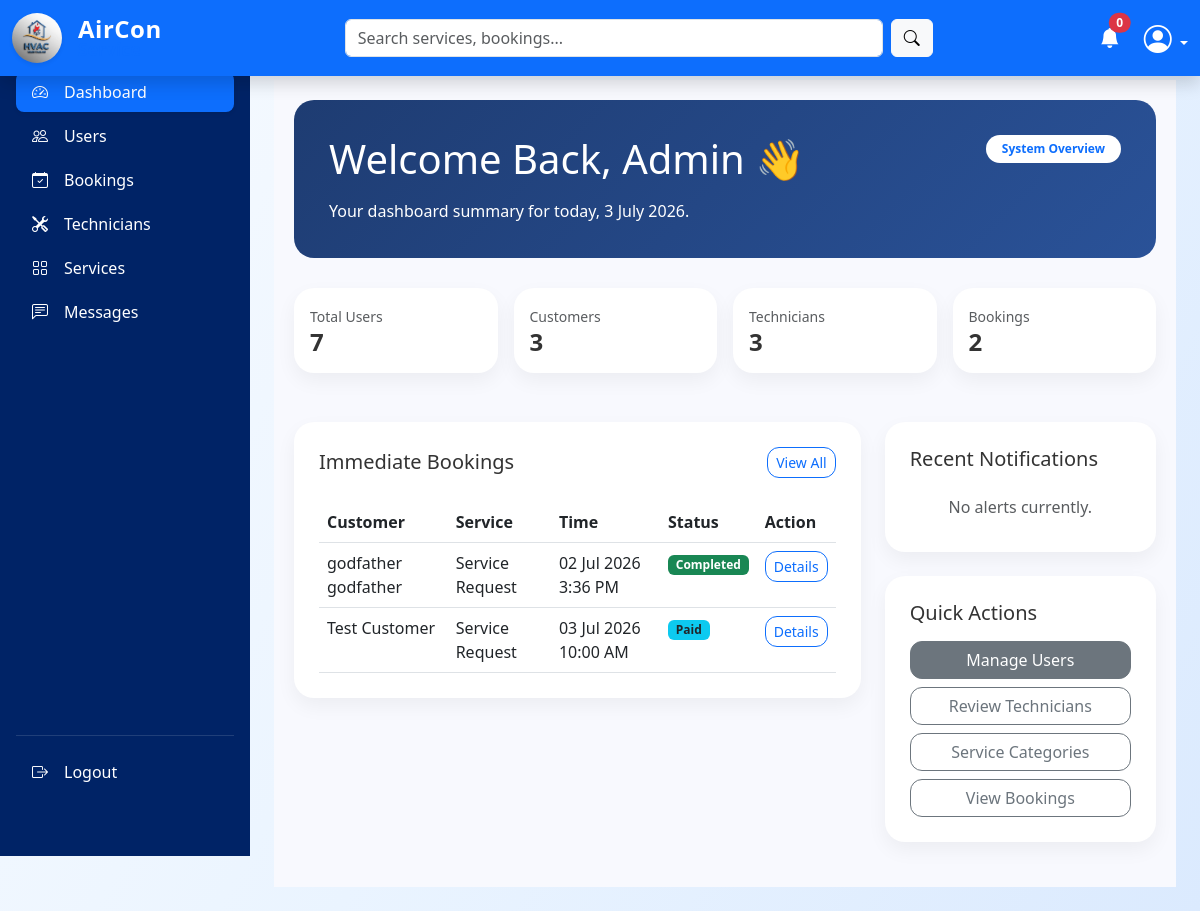
Page /admin/dashboard.php (signed in) on the committed database.
### tables this page shows
CREATE TABLE `bookings` (
  `id` int(10) UNSIGNED NOT NULL,
  `customer_id` int(10) UNSIGNED NOT NULL,
  `technician_id` int(10) UNSIGNED DEFAULT NULL,
  `air_conditioner_id` int(10) UNSIGNED NOT NULL,
  `preferred_date` date DEFAULT NULL,
  `preferred_time` time DEFAULT NULL,
  `problem_description` text DEFAULT NULL,
  `image` varchar(255) DEFAULT NULL,
  `emergency` tinyint(1) DEFAULT 0,
  `status` enum('pending_payment','paid','pending_technician','approved','rejected','in_progress','completed','cancelled') DEFAULT 'pending_payment',
  `rejection_reason` text DEFAULT NULL,
  `created_at` timestamp NOT NULL DEFAULT current_timestamp(),
  `updated_at` timestamp NOT NULL DEFAULT current_timestamp() ON UPDATE current_timestamp()
);

CREATE TABLE `users` (
  `id` int(10) UNSIGNED NOT NULL,
  `full_name` varchar(100) NOT NULL,
  `email` varchar(100) NOT NULL,
  `phone` varchar(20) NOT NULL,
  `password` varchar(255) NOT NULL,
  `role` enum('admin','customer','technician') NOT NULL,
  `status` enum('active','inactive','pending','blocked') DEFAULT 'pending',
  `created_at` timestamp NOT NULL DEFAULT current_timestamp(),
  `updated_at` timestamp NOT NULL DEFAULT current_timestamp() ON UPDATE current_timestamp()
);

### admin/dashboard.php (called while the page is built, shortened)
<?php
include "../shared/layout.php";

### includes/helpers.php (called while the page is built, shortened)
<?php
function e(?string $value): string
{
    return htmlspecialchars((string) $value, ENT_QUOTES, 'UTF-8');
}
function formatDate(?string $date): string
{
    return date('d M Y', strtotime($date));
}
function formatTime(?string $time): string
{
    return date('g:i A', strtotime($time));
}
function statusBadge(string $status): string
{
    $map = [
        'pending'   => 'bg-warning text-dark',
        'pending_payment' => 'bg-warning text-dark',
        'paid'      => 'bg-info text-dark',
        'in_progress' => 'bg-info text-dark',
        'approved'  => 'bg-primary',
        'rejected'  => 'bg-danger',
        'completed' => 'bg-success',
        'cancelled' => 'bg-secondary',
        'new' => 'bg-warning text-dark',
        'resolved' => 'bg-success',
        'closed' => 'bg-secondary',
        'active'    => 'bg-success',
        'inactive'  => 'bg-secondary',
        'blocked'   => 'bg-danger',
        'uploaded'  => 'bg-info',
        'reviewed'  => 'bg-success',
    ];
    return $map[$status] ?? 'bg-secondary';
}

### admin/content/home.php (the view, shortened to what this page needs)
<?php
$stats = [
    'users'       => 0,
    'customers'   => 0,
    'technicians' => 0,
    'bookings'    => 0,
];
$queries = [
    'users'       => "SELECT COUNT(*) AS c FROM users",
    'customers'   => "SELECT COUNT(*) AS c FROM customers",
    'technicians' => "SELECT COUNT(*) AS c FROM technicians",
    'bookings'    => "SELECT COUNT(*) AS c FROM bookings",
];
foreach ($queries as $key => $sql) {
    $result = $conn->query($sql);
    if ($result) {
        $stats[$key] = (int) $result->fetch_assoc()['c'];
    }
}
$recentBookings = [];
$recentNotifications = [];
$bookingStmt = $conn->query(
    "SELECT b.id, b.preferred_date, b.preferred_time, b.status, u.full_name AS customer_name
     FROM bookings b
     LEFT JOIN customers c ON c.id = b.customer_id
     LEFT JOIN users u ON u.id = c.user_id
     ORDER BY b.created_at DESC
     LIMIT 5"
);
if ($bookingStmt) {
    $recentBookings = $bookingStmt->fetch_all(MYSQLI_ASSOC);
}
$notificationStmt = $conn->query(
    "SELECT b.id, b.status, u.full_name AS customer_name, b.created_at
     FROM bookings b
     LEFT JOIN customers c ON c.id = b.customer_id
     LEFT JOIN users u ON u.id = c.user_id
     WHERE b.status IN ('pending_payment','pending_technician','rejected')
     ORDER BY b.created_at DESC
     LIMIT 3"
);
if ($notificationStmt) {
    $recentNotifications = $notificationStmt->fetch_all(MYSQLI_ASSOC);
}
?>
<div class="dashboard-container">
    <div class="welcome-card">
        <div class="d-flex flex-column flex-md-row justify-content-between align-items-start gap-3">
            <div>
                <h1 class="mb-3">Welcome Back, Admin 👋</h1>
                <p class="mb-0">Your dashboard summary for today, <?= date('j F Y') ?>.</p>
            </div>
            <div class="text-md-end">
                <span class="badge bg-white text-primary py-2 px-3 rounded-pill">System Overview</span>
            </div>
        </div>
    </div>
    <div class="row g-3 mb-4">
        <div class="col-sm-6 col-xl-3">
            <div class="card-modern p-3">
                <small class="text-muted">Total Users</small>
                <h4 class="mb-0 fw-bold"><?= $stats['users'] ?></h4>
            </div>
        </div>
        <div class="col-sm-6 col-xl-3">
            <div class="card-modern p-3">
                <small class="text-muted">Customers</small>
                <h4 class="mb-0 fw-bold"><?= $stats['customers'] ?></h4>
            </div>
        </div>
        <div class="col-sm-6 col-xl-3">
            <div class="card-modern p-3">
                <small class="text-muted">Technicians</small>
                <h4 class="mb-0 fw-bold"><?= $stats['technicians'] ?></h4>
            </div>
        </div>
        <div class="col-sm-6 col-xl-3">
            <div class="card-modern p-3">
                <small class="text-muted">Bookings</small>
                <h4 class="mb-0 fw-bold"><?= $stats['bookings'] ?></h4>
            </div>
        </div>
    </div>
    <div class="row g-4">
        <div class="col-lg-8">
            <div class="card-modern">
                <div class="d-flex justify-content-between align-items-center mb-4">
                    <h5 class="mb-0">Immediate Bookings</h5>
                    <a href="dashboard.php?page=bookings" class="btn btn-sm btn-outline-primary">View All</a>
                </div>
                <div class="scrollable-table">
                    <table class="table table-hover mb-0">
                        <thead>
                            <tr>
                                <th>Customer</th>
                                <th>Service</th>
                                <th>Time</th>
                                <th>Status</th>
                                <th>Action</th>
                            </tr>
                        </thead>
                        <tbody>
                            <?php if (empty($recentBookings)): ?>
                            <tr>
                                <td colspan="5" class="text-center text-muted py-4">No recent booking activity
                                    available.</td>
                            </tr>
                            <?php else: ?>
                            <?php foreach ($recentBookings as $booking): ?>
                            <tr>
                                <td><?= e($booking['customer_name'] ?? 'Customer') ?></td>
                                <td>Service Request</td>
                                <td><?= formatDate($booking['preferred_date']) ?>
                                    <?= formatTime($booking['preferred_time']) ?></td>
                                <td><span
                                        class="badge <?= statusBadge($booking['status']) ?>"><?= e(ucwords(str_replace('_', ' ', $booking['status']))) ?></span>
                                </td>
                                <td><a href="dashboard.php?page=bookings"
                                        class="btn btn-sm btn-outline-primary">Details</a></td>
                            </tr>
                            <?php endforeach; ?>
                            <?php endif; ?>
                        </tbody>
                    </table>
                </div>
            </div>
        </div>
        <div class="col-lg-4">
            <div class="card-modern mb-4">
                <h5 class="mb-3">Recent Notifications</h5>
                <div class="list-group list-group-flush">
                    <?php if (empty($recentNotifications)): ?>
                    <div class="list-group-item text-center text-muted">No alerts currently.</div>
                    <?php endif; ?>
                </div>
            </div>
            <div class="card-modern">
                <h5 class="mb-3">Quick Actions</h5>
                <a href="dashboard.php?page=users" class="btn btn-secondary w-100 mb-2">Manage Users</a>
                <a href="dashboard.php?page=technicians" class="btn btn-outline-secondary w-100 mb-2">Review
                    Technicians</a>
                <a href="dashboard.php?page=services" class="btn btn-outline-secondary w-100 mb-2">Service
                    Categories</a>
                <a href="dashboard.php?page=bookings" class="btn btn-outline-secondary w-100">View Bookings</a>
            </div>
        </div>
    </div>
</div>

### assets/CSS/style.css (style rules this page uses)
:root { --primary-color: #0d6efd; --dark-blue: #002366; --accent-yellow: #ffc107; --text-muted: #6c757d; }
body { font-family: 'Segoe UI', Tahoma, Geneva, Verdana, sans-serif; color: #333; }
.btn { transition: .3s ease; }
body { margin:0; font-family:'Segoe UI',sans-serif; background: linear-gradient( 120deg, #f8fbff, #eaf4ff, #dbeafe ); }

### assets/CSS/dashboard.css (style rules this page uses)
:root { --sidebar-width: 250px; --topnav-height: 56px; --sidebar-bg: #002366; }
body { padding-top: var(--topnav-height); background-color: #f4f6f9; }
.dashboard-container { background: #f8f9fe; padding: 20px; }
.card-modern { background: #fff; border-radius: 20px; border: none; box-shadow: 0 8px 20px rgba(0, 0, 0, 0.05); padding: 25px; margin-bottom: 25px; }
.welcome-card { background: linear-gradient(135deg, #1e3c72 0%, #2a5298 100%); color: #fff; border-radius: 20px; padding: 35px; margin-bottom: 30px; }
.welcome-card h1, .welcome-card p { color: #fff; }
.scrollable-table { max-height: 360px; overflow-y: auto; }
.card-modern .list-group-item { background: transparent; border: none; padding-left: 0; padding-right: 0; }
.card-modern .btn { border-radius: 12px; }

### rows in the picture
bookings: users.full_name "godfather godfather", preferred_date "02 Jul 2026", preferred_time "3:36 PM", status "Completed"
bookings: users.full_name "Test Customer", preferred_date "03 Jul 2026", preferred_time "10:00 AM", status "Paid"

### other values in the picture
$notification_count "0"
$stats['users'] "7"
$stats['customers'] "3"
$stats['technicians'] "3"
$stats['bookings'] "2"
